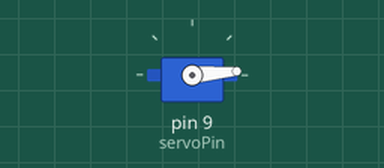
Bench run of a sketch on a simulated Arduino Uno, built with avr-gcc and run on an emulated ATmega328P. On the bench: servo.

Above: at 0.05 s.
At 9.0 s:
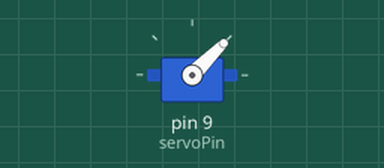
Timing chart, 0 to 11.7 s (numbered marks = the images above):
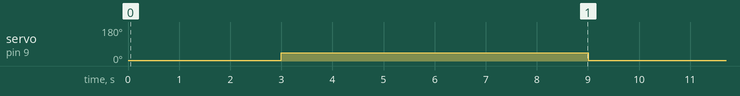

The sketch:

servo-test.ino
```cpp
#include <Servo.h>
//
int servoPin = 9;
Servo Servo1;

void setup() {
   Servo1.attach(servoPin);
}
void loop(){
   Servo1.write(5);
   delay(3000);
   Servo1.write(45);
   delay(6000);
}
```

Measured:
- by itself, servo on pin 9 (servoPin): alternates 45° for 6.0 s and 5° for 3.0 s
